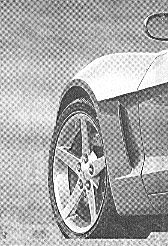
#> input picture week8/car.tif, 168 x 246 px
$ python '高斯带阻-通滤波.py'
#> lines starting #> are read from the running program, lines starting #| are printed output that depends on the picture
#> further down, img is the input picture: shape (246, 168); min 0, max 255, mean 169.7
import cv2
import numpy as np
import matplotlib.pyplot as plt

def showTemplate(template, ftype):
    template = np.uint8(template * 255)
    cv2.imshow('template', template)
    cv2.imwrite(ftype + ' ' + 'template.tif',template)
    return

def showMag(fshift, name, ftype):
#> called with fshift = array of shape (246, 168), name = 'original magnitude', ftype = 'band-pass'
    mag = np.log(np.abs(fshift)+1)
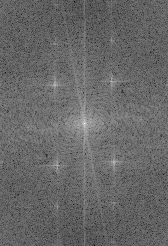
#> mag: shape (246, 168) float64; min 3.13, max 15.76, mean 8.28; drawn with min black and max white
    mmin = np.min(mag)
#> mmin = 3.13
    mmax = np.max(mag)
#> mmax = 15.76
    dst = 255.0 / (mmax - mmin) * (mag - mmin)
    cv2.imshow(name, np.uint8(dst + 0.5))
    cv2.imwrite(ftype + ' ' + name + '.tif',dst)
    return

def showFunction(template, ftype):
    rows, cols = template.shape
    m = np.uint8(rows / 2)
    n = np.uint8(cols / 2)
    y = template[m, n:]
    x = range(len(y))
    fig = plt.figure()
    ax = fig.add_axes([0.1, 0.1, 0.8, 0.8])
    ax.plot(x, y, color = 'b', linewidth = 2)
    ax.set_xlim([np.min(x),np.max(x)])
    ax.set_ylim([-0.1, 1.2])
    ax.set_xticks(np.linspace(0,n,5))
    ax.set_yticks([0,0.2,0.4,0.6,0.8,1.0])
    ax.set_title(ftype + ' ' + 'Function')
    plt.savefig(ftype + ' ' + 'Function.png')
    plt.show()
    return

def GaussinBandFilter(src, d0, w, ftype = 'band-reject'):
    f = np.fft.fft2(src)
    fshift = np.fft.fftshift(f)
    showMag(fshift, 'original magnitude', ftype)

    template = np.zeros(src.shape, dtype = np.float32)
    rows, cols = src.shape
#> rows = 246; cols = 168
    x, y = rows/2, cols/2
#> x = 123; y = 84
    for i in range(rows):
        for j in range(cols):
            d = np.sqrt((i-x)**2 + (j-y)**2)
            template[i, j] = 1 - (np.e)**(-0.5*((d**2-d0**2)/(d+0.000001)/w)**2)
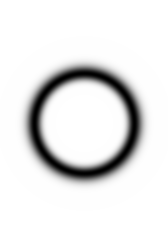
#> template: shape (246, 168) float32; min 0, max 1, mean 0.903
    if ftype == 'band-pass':
        template = 1 - template
    showFunction(template, ftype)
#> in showFunction, `plt.savefig(ftype + ' ' + 'Function.png')`:
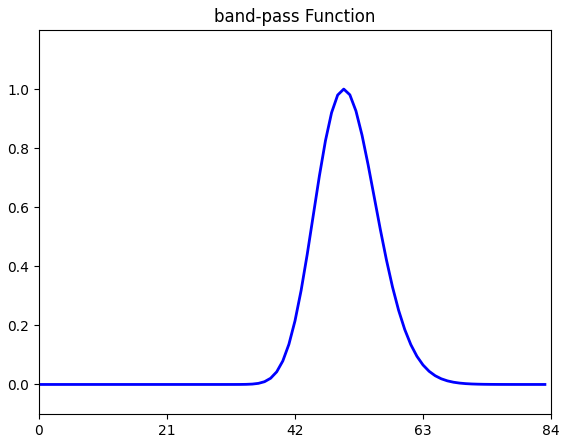
#> figure drawn by matplotlib, 1 panel; curve peaks at x = 50, y = 1
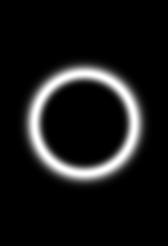
#> template: shape (246, 168) float32; min 0, max 1, mean 0.0967
    showTemplate(template, ftype)

    fshift2 = fshift * template
    showMag(fshift2, 'banded magnitude', ftype)
#> call 2 of showMag, with fshift = array of shape (246, 168), name = 'banded magnitude', ftype = 'band-pass'
#> in showMag (call 2), `mag = np.log(np.abs(fshift)+1)`:
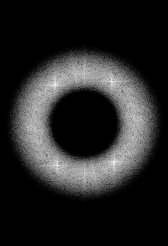
#> mag: shape (246, 168) float64; min 0, max 12.85, mean 1.93; drawn with min black and max white
#> in showMag (call 2), `mmin = np.min(mag)`: mmin = 0
#> in showMag (call 2), `mmax = np.max(mag)`: mmax = 12.85

    dst = np.fft.ifft2(np.fft.ifftshift(fshift2))
    dst = abs(dst)
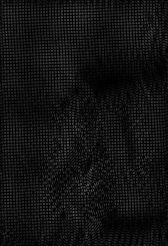
#> dst: shape (246, 168) float64; min 0.00168, max 100, mean 18.3
    dst[dst > 255] = 255
    dst[dst < 0] = 0
    return np.uint8(dst)

img = cv2.imread('car.tif', cv2.IMREAD_GRAYSCALE)
cv2.imshow('input', img)

imgR = GaussinBandFilter(img, 50, 10, 'band-pass')
cv2.imshow('output band-pass', imgR)

cv2.waitKey(0)
cv2.destroyAllWindows()
